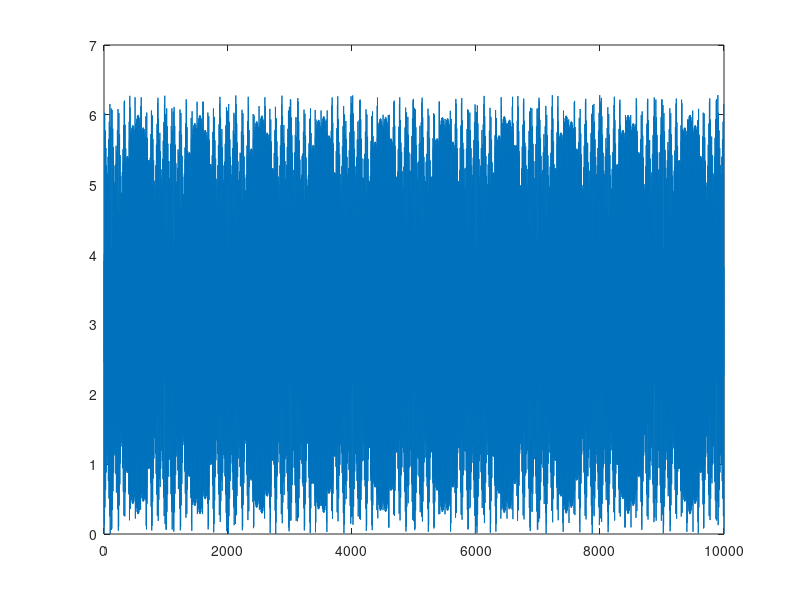

Write the MATLAB code that produced this figure.
fc = 1300
t = linspace(0,100,100)
s1 = 10*cos(2*pi*fc*t + 5*sin(20*pi*t))
T = t
plot(t,s1)
for i=1:100
    for j=1:100
        s(i,j)=mod(sin(20*pi*t(i) + 20*pi*T(j)) - 5*sin(20*pi*t(i)),2*pi);
    end
end
plot (reshape(s,[1,10000]))
